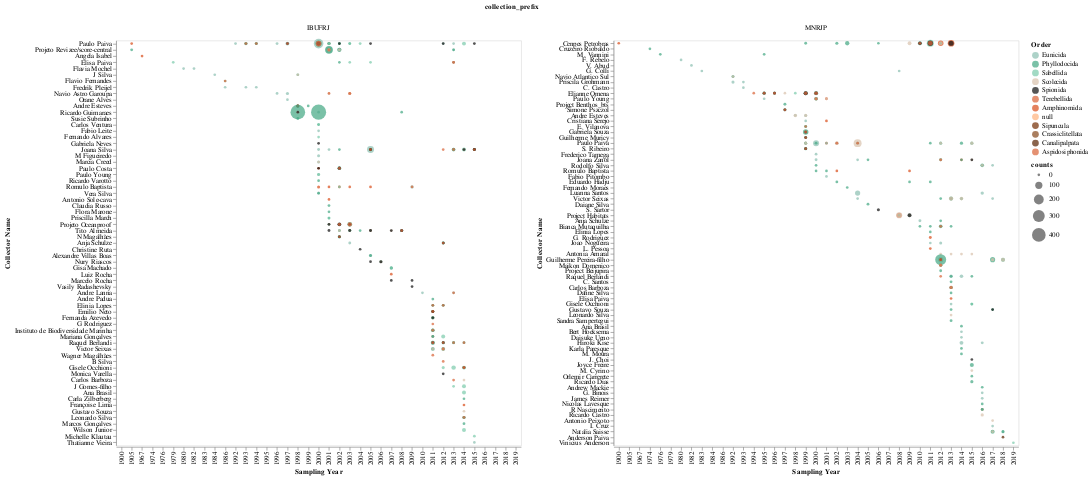

The cell this chart's notebook holds for it:
### Code cell
g2 = alt.Chart(teste1, width=600, height=600).mark_circle().encode(
    x= alt.X('start_year', type='ordinal', title='Sampling Year'),
    y= alt.Y('collector_full_name', type='nominal', title='Collector Name', 
            sort=alt.EncodingSortField('start_year', op="min", order='ascending')),
    size= alt.Size('counts', type="quantitative",scale=alt.Scale(range=[15, 500])),  # range ajusta tamanho do circulo
    color= alt.Color('order', type="nominal", title="Order", scale=alt.Scale(domain=ordens, range=cores)),
    tooltip= alt.Tooltip(['collector_full_name', 'start_year', 'counts', 'order'])
)

g2 = g2.facet(column='collection_prefix').resolve_scale(y='independent')

# saving chart
# g2.save('./graphs/collector/counts_per_researcher-c-ordem_reordenado.html')

g2

### Figure 1 — Vega-Lite specification as saved in the notebook (floating-point values rounded to 4 significant figures; data arrays with more than 128 entries replaced by an {"elided": "..."} marker saying what was removed)
{"config": {"view": {"continuousWidth": 400, "continuousHeight": 300}}, "data": {"name": "data-66b1c3ed80fd1adc71a5591ce04f1767"}, "facet": {"column": {"type": "nominal", "field": "collection_prefix"}}, "spec": {"mark": "circle", "encoding": {"color": {"type": "nominal", "field": "order", "scale": {"domain": ["Eunicida", "Phyllodocida", "Sabellida", "Scolecida", "Spionida", "Terebellida", "Amphinomida", NaN, "Sipuncula", "Crassiclitellata", "Canalipalpata", "Aspidosiphonida"], "range": ["#8ABFB0", "#41A681", "#7ACAAB", "#D9C2AD", "#0D0D0D", "#D96236", "#D94B18", "#FFB27C", "#732C02", "#86471B", "#592202", "#D96236"]}, "title": "Order"}, "size": {"type": "quantitative", "field": "counts", "scale": {"range": [15, 500]}}, "tooltip": [{"type": "nominal", "field": "collector_full_name"}, {"type": "quantitative", "field": "start_year"}, {"type": "quantitative", "field": "counts"}, {"type": "nominal", "field": "order"}], "x": {"type": "ordinal", "field": "start_year", "title": "Sampling Year"}, "y": {"type": "nominal", "field": "collector_full_name", "sort": {"field": "start_year", "op": "min", "order": "ascending"}, "title": "Collector Name"}}, "height": 600, "width": 600}, "resolve": {"scale": {"y": "independent"}}, "$schema": "https://vega.github.io/schema/vega-lite/v4.8.1.json", "datasets": {"data-66b1c3ed80fd1adc71a5591ce04f1767": {"elided": "556 records"}}}
